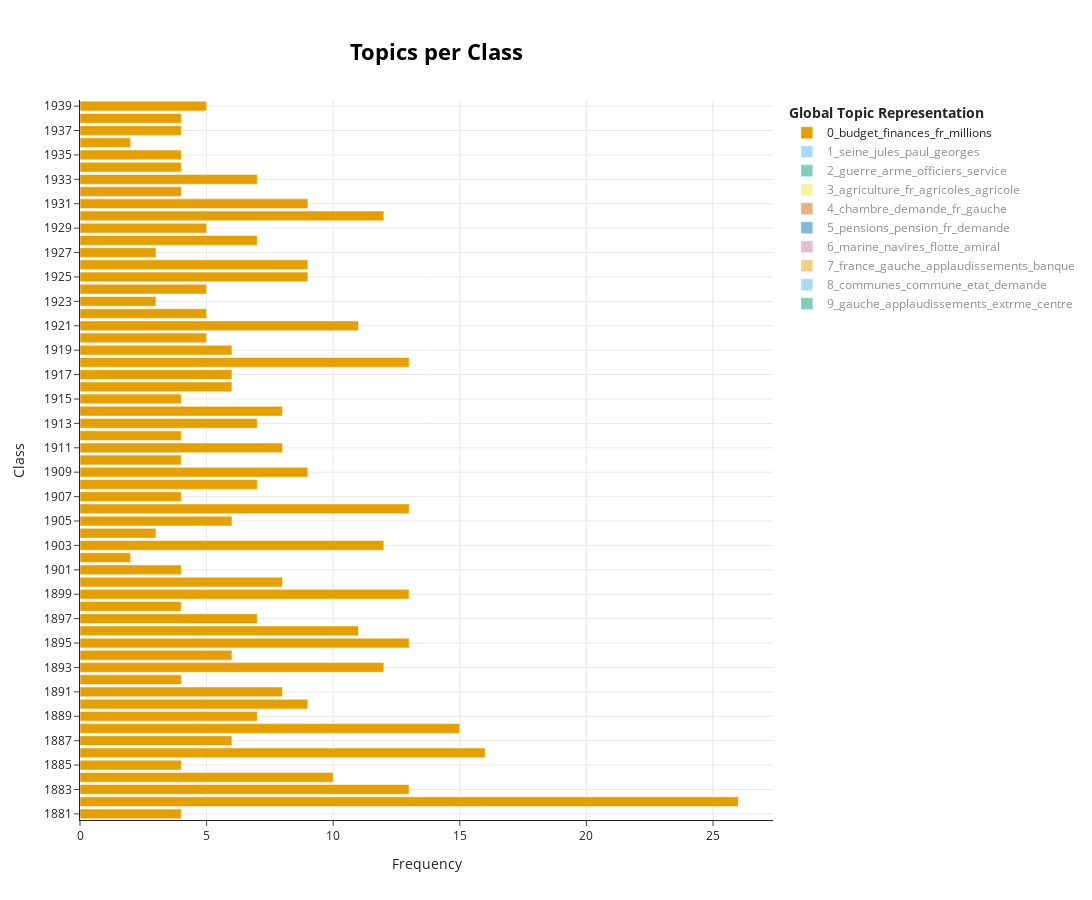

Notebook code for this chart:
### Code cell
topics_per_class_sorted = topics_per_class.sort_values(by='Class')

# Ensuite, passez ce DataFrame trié à la fonction de visualisation
fig_unsupervised = topic_model.visualize_topics_per_class(topics_per_class_sorted, top_n_topics=10)
fig_unsupervised
